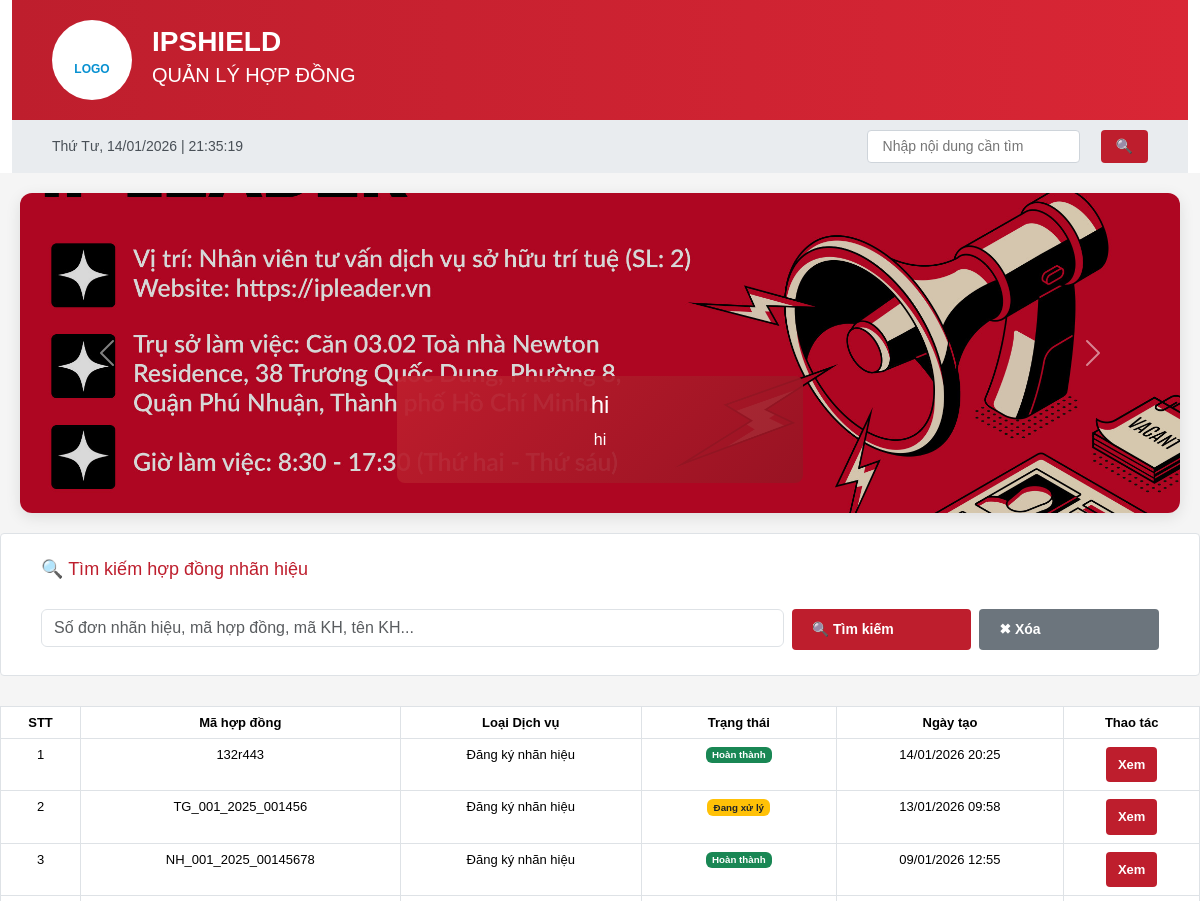
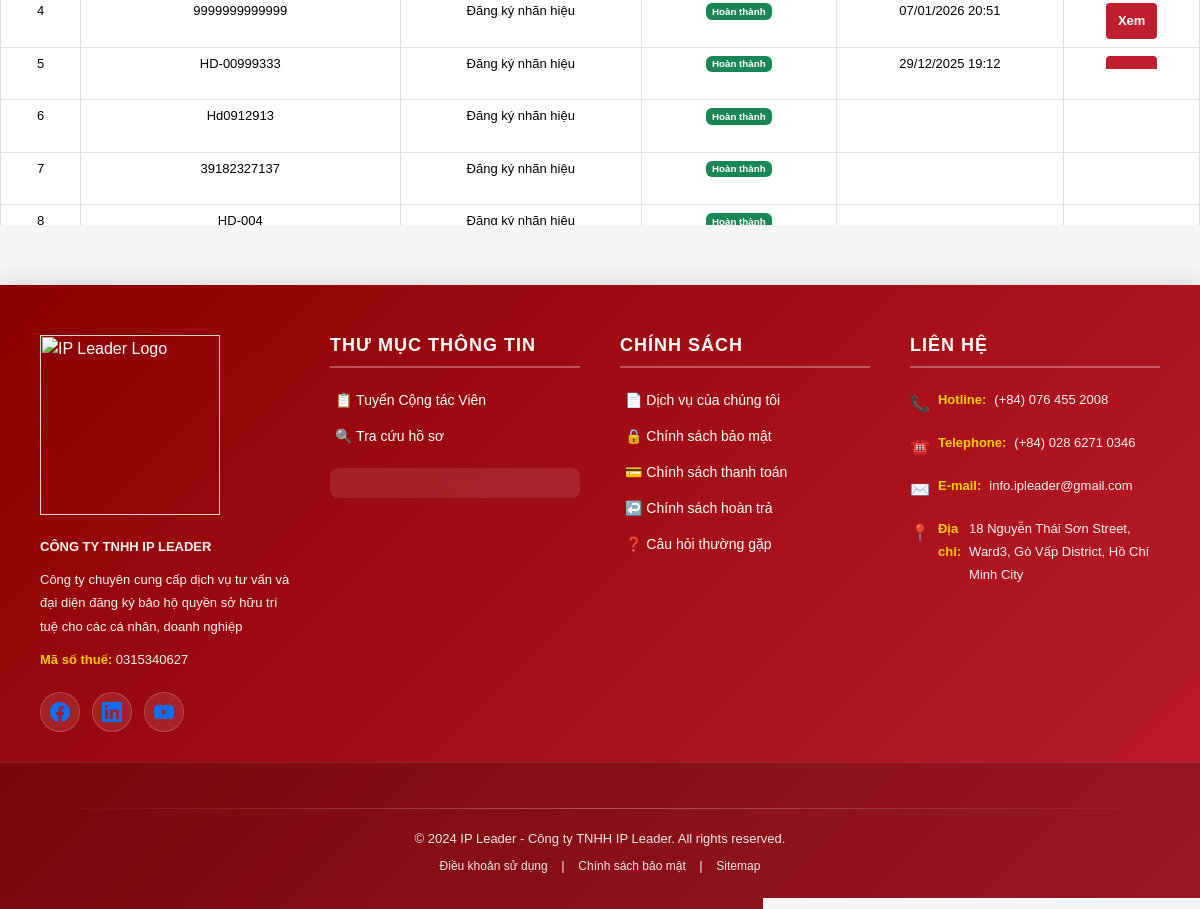
/contracts/search/, run on the app's committed database (2 pictures, top to bottom).
### ipshieldapp/models.py (models this page shows, shortened)
class Slider(models.Model):
    title = models.CharField(max_length=255)
    description = models.CharField(max_length=255, blank=True)
    image = models.ImageField(upload_to='sliders/')
    is_active = models.BooleanField(default=True)

class Contract(models.Model):
    SERVICE_TYPE_CHOICES = (
        ('nhanhieu', 'Đăng ký nhãn hiệu'),
        ('banquyen', 'Bản quyền tác giả'),
        ('dkkd', 'Đăng ký kinh doanh'),
        ('dautu', 'Đăng ký đầu tư'),
        ('khac', 'Dịch vụ khác'),
    )
    CONTRACT_STATUS_CHOICES = (
        ('pending', 'Đang chờ xử lý'),
        ('processing', 'Đang xử lý'),
        ('completed', 'Hoàn thành'),
        ('paused', 'Ngưng'),
    )
    PAYMENT_TYPE_CHOICES = (
        ('full', 'Trả dứt điểm'),
        ('installment', 'Trả nhiều đợt'),
    )
    customer = models.ForeignKey(
        Customer,
        on_delete=models.CASCADE,
        related_name='contracts'
    )
    service_type = models.CharField(
        max_length=50,
        choices=SERVICE_TYPE_CHOICES
    )
    contract_no = models.CharField(max_length=50, unique=True)
    contract_value = models.DecimalField(
        max_digits=15,
        decimal_places=0,
        verbose_name='Giá trị hợp đồng'
    )
    payment_type = models.CharField(
        max_length=20,
        choices=PAYMENT_TYPE_CHOICES,
        verbose_name='Hình thức thanh toán'
    )
    prepaid_amount = models.DecimalField(
        max_digits=15,
        decimal_places=0,
        default=0,
        verbose_name='Số tiền trả trước'
    )
    payment_date = models.DateField(
        blank=True,
        null=True,
        verbose_name='Ngày thanh toán'
    )
    number_of_installments = models.PositiveIntegerField(
        default=1,
        verbose_name='Số đợt trả góp',
        help_text='Số lần trả góp (áp dụng khi chọn trả nhiều đợt)'
    )
    installment_interval_days = models.PositiveIntegerField(
        default=30,
        verbose_name='Khoảng cách giữa các đợt (ngày)',
        help_text='Số ngày giữa mỗi lần trả góp'
    )
    status = models.CharField(
        max_length=20,
        choices=CONTRACT_STATUS_CHOICES,
        default='pending'
    )
    created_at = models.DateTimeField(auto_now_add=True)
    updated_at = models.DateTimeField(default=timezone.now)
    class Meta:
        verbose_name = 'Hợp đồng'
        verbose_name_plural = 'Hợp đồng'
        indexes = [
            models.Index(fields=['contract_no']),
            models.Index(fields=['customer', 'status']),
            models.Index(fields=['created_at']),
        ]

### ipshieldapp/views.py (the view, shortened to what this page needs)
# urls.py: path("contracts/search/", views.contract_search, name="contract_search"),
def contract_search(request):
    q = request.GET.get('q', '').strip()
    contracts = Contract.objects.filter(service_type='nhanhieu').order_by('-created_at')
    trademarks = []  # 🔥 THÊM BIẾN ĐỂ LƯU DANH SÁCH NHÃN HIỆU
    context = {
        'contracts': contracts,
        'trademarks': trademarks,  # 🔥 TRUYỀN DANH SÁCH NHÃN HIỆU VÀO TEMPLATE
        'q': q,
    }
    return render(request, 'contract_search.html', context)

### ipshieldapp/context_processors.py (called while the page is built)
def global_sliders(request):
    return {
        'sliders': Slider.objects.filter(is_active=True)
    }

### templates/contract_search.html (shortened to what this page needs)
{% extends 'base.html' %}
{% block body_block %}
{% load static %}
<form method="get">
    <div class="search-section">
        <h3>🔍 Tìm kiếm hợp đồng nhãn hiệu</h3>
        <div class="row g-2 mt-2">
            <div class="col-12 col-md-6 col-lg-8">
                <input type="text"
                       name="q"
                       value="{{ q }}"
                       class="form-control"
                       placeholder="Số đơn nhãn hiệu, mã hợp đồng, mã KH, tên KH...">
            </div>
            <div class="col-6 col-md-3 col-lg-2">
                <button type="submit" class="btn btn-primary w-100">🔍 Tìm kiếm</button>
            </div>
            <div class="col-6 col-md-3 col-lg-2">
                <a href="{% url 'contract_search' %}" class="btn btn-secondary w-100">✖ Xóa</a>
            </div>
        </div>
    </div>
</form>
{% if trademarks %}
<div class="contracts-card mt-3">
    <div class="table-responsive">
        <table class="contracts-table table table-bordered table-hover">
            <thead>
                <tr>
                    <th>STT</th>
                    <th>Số đơn</th>
                    <th>Tên nhãn hiệu</th>
                    <th>Người nộp đơn</th>
                    <th>Ngày nộp</th>
                    <th>Số hợp đồng</th>
                    <th>Khách hàng</th>
                     <th>Hình ảnh</th>
                    <th>Thao tác</th>
                </tr>
            </thead>
            <tbody>
                {% for trademark in trademarks %}
                <tr>
                    <td>{{ forloop.counter }}</td>
                    <td class="contract-code"><strong>{{ trademark.app_no }}</strong></td>
                    <td>{{ trademark.trademark_name }}</td>
                    <td>{{ trademark.applicant }}</td>
                    <td>{{ trademark.filing_date|date:"d/m/Y" }}</td>
                    <td>{{ trademark.contract.contract_no }}</td>
                    <td>{{ trademark.contract.customer.name }}</td>
                    <td>
                        {% if trademark.trademark_image %}
                            <img src="{{ trademark.trademark_image.url }}"
                                 alt="{{ trademark.trademark_name }}"
                                 class="img-thumbnail trademark-image-thumb"
                                 style="max-width: 80px; max-height: 80px; object-fit: contain; cursor: pointer;"
                                 onclick="showImageModal('{{ trademark.trademark_image.url }}', '{{ trademark.trademark_name|escapejs }}')">
                        {% else %}
                            <span class="text-muted">Không có ảnh</span>
                        {% endif %}
                    </td>
                    <td>
                        <a href="{% url 'trademark_detail' trademark.id %}" class="btn btn-sm btn-info">
                            Xem
                        </a>
                    </td>
                </tr>
                {% endfor %}
            </tbody>
        </table>
    </div>
</div>
{% elif contracts %}
<div class="contracts-card">
    <div class="table-responsive">
        <table class="contracts-table table table-bordered table-hover">
            <thead>
                <tr>
                    <th>STT</th>
                    <th>Mã hợp đồng</th>
                    <th>Loại Dịch vụ</th>
                    <th>Trạng thái</th>
                    <th>Ngày tạo</th>
                    <th>Thao tác</th>
                </tr>
            </thead>
            <tbody>
                {% for contract in contracts %}
                <tr>
                    <td>{{ forloop.counter }}</td>
                    <td class="contract-code">
                        {{ contract.contract_no }}
                    </td>
                    <td>
                        {{ contract.get_service_type_display }}
                    </td>
                    <td>
                        {% if contract.status == 'completed' %}
                            <span class="badge bg-success">
                                {{ contract.get_status_display }}
                            </span>
                        {% elif contract.status == 'processing' %}
                            <span class="badge bg-warning text-dark">
                                {{ contract.get_status_display }}
                            </span>
                        {% else %}
                            <span class="badge bg-secondary">
                                {{ contract.get_status_display }}
                            </span>
                        {% endif %}
                    </td>
                    <td>
                        {{ contract.created_at|date:"d/m/Y H:i" }}
                    </td>
                    <td>
                        <a href="{% url 'contract_detail' id=contract.id %}" class="btn btn-sm btn-info">
                            Xem
                        </a>
                    </td>
                </tr>
                {% endfor %}
            </tbody>
        </table>
    </div>
</div>
{% endif %}
{% endblock %}

### templates/base.html (shortened to what this page needs)
{% load static %}
<head>
    <link href="https://cdn.jsdelivr.net/npm/bootstrap@5.3.8/dist/css/bootstrap.min.css" rel="stylesheet">
    <link href="{% static 'css/base.css' %}" rel="stylesheet">
</head>
    <div class="container">
        <div class="header">
            <div class="header-logo">
                <br>LOGO
            </div>
            <div class="header-title">
                <h1>IPSHIELD</h1>
                <h2>QUẢN LÝ HỢP ĐỒNG</h2>
            </div>
        </div>
                <div class="top-bar">
           <div id="realtime-clock"></div>
            <div class="language-selector d-flex align-items-center gap-3">
                 <input type="text" placeholder="Nhập nội dung cần tìm"
                    style="margin-left: 20px; padding: 5px 15px; border: 1px solid #ced4da; border-radius: 4px;">
                <button class="btn btn-primary" style="padding: 6px 15px; margin-left: 5px;">🔍</button>
            </div>
            </div>
        </div>
<div class="carousel-section" style="margin:20px; box-shadow:0 4px 15px rgba(0,0,0,0.1); border-radius:12px; overflow:hidden;">
    <div id="mainCarousel" class="carousel slide" data-bs-ride="carousel" data-bs-interval="3500">
        <div class="carousel-inner">
            {% for slider in sliders %}
            <div class="carousel-item {% if forloop.first %}active{% endif %}">
                <img src="{{ slider.image.url }}"
                     class="d-block w-100"
                     alt="{{ slider.title }}"
                     style="height:320px; object-fit:cover; filter:brightness(0.85);">
                <div class="carousel-caption d-none d-md-block"
                     style="background:linear-gradient(135deg, rgba(190,30,45,.95), rgba(150,20,35,.9));
                            padding:15px 30px;
                            border-radius:8px;
                            bottom:30px;
                            left:50%;
                            transform:translateX(-50%);
                            max-width:80%;">
                    <h4>{{ slider.title }}</h4>
                    <p>{{ slider.description }}</p>
                </div>
            </div>
            {% endfor %}
        </div>
        <button class="carousel-control-prev" type="button" data-bs-target="#mainCarousel" data-bs-slide="prev">
            <span class="carousel-control-prev-icon"></span>
        </button>
        <button class="carousel-control-next" type="button" data-bs-target="#mainCarousel" data-bs-slide="next">
            <span class="carousel-control-next-icon"></span>
        </button>
    </div>
</div>
 {% block body_block %}
              {% endblock %}
    <footer class="site-footer">
        <div class="footer-content">
            <div class="footer-section">
                <div class="footer-logo">
                    <img src="https://ipleader.vn/wp-content/uploads/2021/01/IPLEADER-LOGO-WHITE-01.png" alt="IP Leader Logo" width="180px">
                </div>
                <p class="company-name">CÔNG TY TNHH IP LEADER</p>
                <p class="company-desc">Công ty chuyên cung cấp dịch vụ tư vấn và đại diện đăng ký bảo hộ quyền sở hữu trí tuệ cho các cá nhân, doanh nghiệp</p>
                <p><strong>Mã số thuế:</strong> 0315340627</p>
                <div class="social-icons">
                    <a href="#" class="social-icon facebook" title="Facebook">
                    </a>
                    <a href="#" class="social-icon linkedin" title="LinkedIn">
                    </a>
                    <a href="#" class="social-icon youtube" title="YouTube">
                    </a>
                </div>
            </div>
            <div class="footer-section">
                <h5>Thư mục thông tin</h5>
                <ul>
                    <li><a href="#">📋 Tuyển Cộng tác Viên</a></li>
                    <li><a href="#">🔍 Tra cứu hồ sơ</a></li>
                </ul>
                <div class="certification-badge">
                </div>
            </div>
            <div class="footer-section">
                <h5>Chính sách</h5>
                <ul>
                    <li><a href="#">📄 Dịch vụ của chúng tôi</a></li>
                    <li><a href="#">🔒 Chính sách bảo mật</a></li>
                    <li><a href="#">💳 Chính sách thanh toán</a></li>
                    <li><a href="#">↩️ Chính sách hoàn trả</a></li>
                    <li><a href="#">❓ Câu hỏi thường gặp</a></li>
                </ul>
            </div>
            <div class="footer-section">
                <h5>Liên hệ</h5>
                <div class="contact-info">
                    <p><span class="contact-icon">📞</span> <strong>Hotline:</strong> (+84) 076 455 2008</p>
                    <p><span class="contact-icon">☎️</span> <strong>Telephone:</strong>(+84) 028 6271 0346</p>
                    <p><span class="contact-icon">✉️</span> <strong>E-mail:</strong> info.ipleader@gmail.com</p>
                    <p><span class="contact-icon">📍</span> <strong>Địa chỉ:</strong>18 Nguyễn Thái Sơn Street, Ward3, Gò Vấp District, Hồ Chí Minh City</p>
                </div>
            </div>
        </div>
        <div class="footer-bottom">
            <div class="footer-divider"></div>
            <p>© 2024 IP Leader - Công ty TNHH IP Leader. All rights reserved.</p>
            <p class="footer-links">
                <a href="#">Điều khoản sử dụng</a> |
                <a href="#">Chính sách bảo mật</a> |
                <a href="#">Sitemap</a>
            </p>
        </div>
    </footer>

### templates/contract_search.html (style rules this page uses)
.table-responsive { max-height: 420px; overflow-y: auto; }

### data on the page
Slider: image (picture), title "hi", description "hi"
Contract: contract_no "132r443", service_type "Đăng ký nhãn hiệu", status "Hoàn thành", created_at "14/01/2026 20:25"
Contract: contract_no "TG_001_2025_001456", service_type "Đăng ký nhãn hiệu", status "Đang xử lý", created_at "13/01/2026 09:58"
Contract: contract_no "NH_001_2025_00145678", service_type "Đăng ký nhãn hiệu", status "Hoàn thành", created_at "09/01/2026 12:55"
Contract: contract_no "9999999999999", service_type "Đăng ký nhãn hiệu", status "Hoàn thành", created_at "07/01/2026 20:51"
Contract: contract_no "HD-00999333", service_type "Đăng ký nhãn hiệu", status "Hoàn thành", created_at "29/12/2025 19:12"
Contract: contract_no "Hd0912913", service_type "Đăng ký nhãn hiệu", status "Hoàn thành"
Contract: contract_no "39182327137", service_type "Đăng ký nhãn hiệu", status "Hoàn thành"
Contract: contract_no "HD-004", service_type "Đăng ký nhãn hiệu", status "Hoàn thành"
